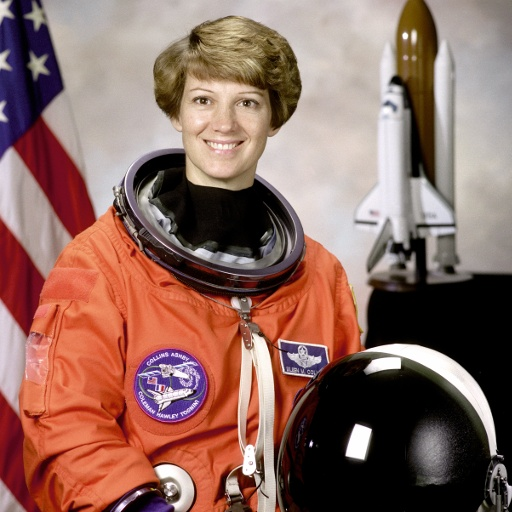
#> input picture server-rs/testdata/astronaut.jpg, 512 x 512 px
$ python make_focus_goldens.py
#> lines starting #> are read from the running program, lines starting #| are printed output that depends on the picture
"""Golden fixtures for `lrg_imaging::focus`: scikit-image's
`skimage.measure.blur_effect` on inputs the Rust test can rebuild exactly.

The synthetic cases are formulas (sines, a checkerboard, a 31-bit LCG) so the
Rust side regenerates identical float64 patches and the comparison can be
tight. The astronaut cases go through two different JPEG decoders (Pillow
here, the `image` crate there), which may disagree by a level here and there,
so they carry a looser tolerance -- they exist to show the port agrees on a
real face, eyes included, not to pin the last digit.

Run:  uv run --with scikit-image --with pillow \
        python server-rs/testdata/make_focus_goldens.py
"""

import json
import math
import os

import numpy as np
from PIL import Image
from skimage.measure import blur_effect

HERE = os.path.dirname(os.path.abspath(__file__))


def lcg_luma(w, h, seed=42):
    """31-bit LCG (glibc constants), byte = (x >> 16) & 0xFF, as luma 0..1."""
#> called with w = 32, h = 40, seed = 42
    out = np.empty(w * h, dtype=np.float64)
    x = seed
    for i in range(w * h):
        x = (x * 1103515245 + 12345) & 0x7FFFFFFF
        out[i] = ((x >> 16) & 0xFF) / 255.0
    return out.reshape(h, w)


def sines(w, h):
    out = np.empty((h, w), dtype=np.float64)
    for y in range(h):
        for x in range(w):
            v = (
                0.5
                + 0.18 * math.sin(x * 1.3) * math.cos(y * 0.9)
                + 0.12 * math.sin(x * 0.37 + y * 0.21)
                + 0.08 * math.sin((x - y) * 2.1)
            )
            out[y, x] = min(max(v, 0.0), 1.0)
    return out


def checker(w, h, cell):
#> called with w = 40, h = 40, cell = 4
    out = np.empty((h, w), dtype=np.float64)
    for y in range(h):
        for x in range(w):
            out[y, x] = float(((x // cell) + (y // cell)) % 2)
    return out


def astronaut_region(rect):
    rgb = np.asarray(
        Image.open(os.path.join(HERE, "astronaut.jpg")).convert("RGB")
    ).astype(np.float64)
    luma = (0.299 * rgb[..., 0] + 0.587 * rgb[..., 1] + 0.114 * rgb[..., 2]) / 255.0
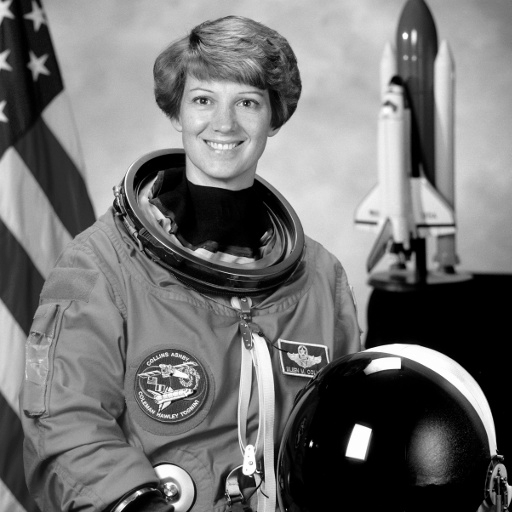
#> luma: shape (512, 512) float64; min 0, max 1, mean 0.453
    x0, y0 = int(math.floor(rect[0])), int(math.floor(rect[1]))
    x1, y1 = int(math.ceil(rect[2])), int(math.ceil(rect[3]))
    return luma[y0:y1, x0:x1]
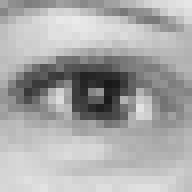
#> returned value: shape (24, 24) float64 (shown 8 times larger); min 0.0907, max 0.922, mean 0.666


cases = []


def add(name, arr, windows=(11,), tolerance=1e-9, rect=None):
    for window in windows:
        case = {
            "name": name,
            "width": int(arr.shape[1]),
            "height": int(arr.shape[0]),
            "window": window,
            "blur_effect": float(blur_effect(arr, h_size=window)),
            "tolerance": tolerance,
        }
        if rect is not None:
            case["rect"] = rect
        cases.append(case)


add("sines", sines(48, 48), windows=(5, 11))
add("sines_wide", sines(61, 23))
add("lcg", lcg_luma(32, 40), windows=(3, 11))
add("checker4", checker(40, 40, 4))

# The eyes and face of the reference portrait (eye centres at about (203, 101)
# and (248, 103), interocular distance 45 px, so a 0.25 * IOD half-side).
for name, rect in [
    ("astronaut_right_eye", [191.75, 89.75, 214.25, 112.25]),
    ("astronaut_left_eye", [236.75, 91.75, 259.25, 114.25]),
    ("astronaut_face", [175.0, 70.0, 275.0, 190.0]),
]:
    add(name, astronaut_region(rect), tolerance=1e-2, rect=rect)

with open(os.path.join(HERE, "focus_goldens.json"), "w") as f:
    json.dump({"cases": cases}, f, indent=1)
    f.write("\n")
print(f"wrote {len(cases)} cases")
#| wrote 9 cases
